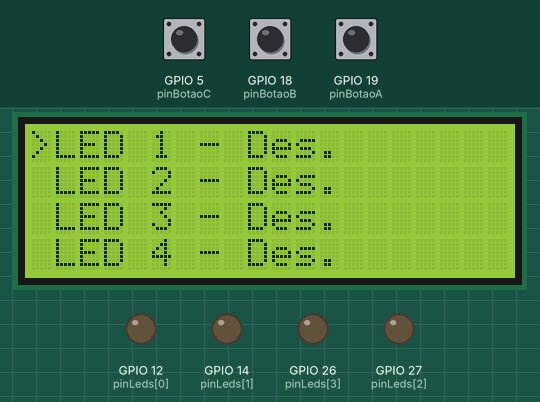
A program run on a simulated ESP32. Parts: 20×4 character LCD, output pins drawn as LEDs (lit = HIGH). Inputs (shaded band) come from the test bench; at power-on: GPIO 5 (pinBotaoC) HIGH, GPIO 19 (pinBotaoA) HIGH, GPIO 18 (pinBotaoB) HIGH.

Above: at 1.3 s.
1.4 s: GPIO 5 (pinBotaoC) pulled LOW for 0.15 s
3.0 s: GPIO 19 (pinBotaoA) pulled LOW for 0.15 s
At 3.3 s:
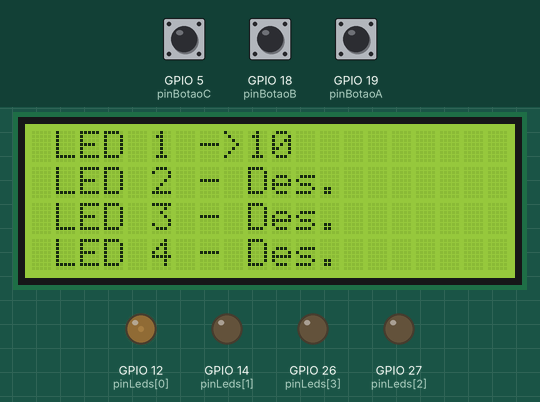
4.6 s: GPIO 5 (pinBotaoC) pulled LOW for 1 s
7.1 s: GPIO 18 (pinBotaoB) pulled LOW for 0.15 s
8.7 s: GPIO 5 (pinBotaoC) pulled LOW for 0.15 s
10.3 s: GPIO 19 (pinBotaoA) pulled LOW for 1 s
At 11.3 s:
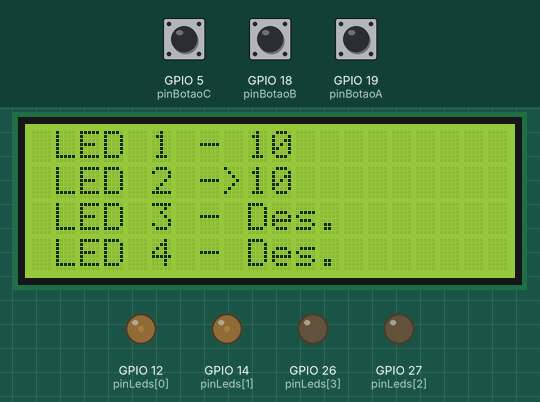
Timing chart, 0 to 13.3 s (numbered marks = the images above; inputs shaded):
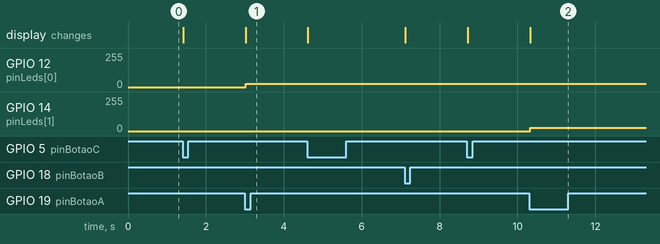

Measured:
- after the input at 3.0 s, GPIO 12 (pinLeds[0]): 0/255 → 25/255 at once; the display: changes at once (image 1)
- after the input at 10.3 s, GPIO 14 (pinLeds[1]): 0/255 → 25/255 at once; the display: changes at once (image 2)

The program:

main.cpp
```cpp
#include <Arduino.h>
#include <Bounce2.h>
#include <LiquidCrystal_I2C.h>

#define pinBotaoA 19
#define pinBotaoB 18
#define pinBotaoC 5

// Instancia de Objetos
Bounce botaoA = Bounce();
Bounce botaoB = Bounce();
Bounce botaoC = Bounce();

LiquidCrystal_I2C lcd(0x27, 20, 4);

// Prototipo das Funcoes
void apagarCaracterLcd(byte, byte);

// Criacao de Variaveis

// Vetor com os pinos dos Leds
byte pinLeds[4] = {12, 14, 27, 26};

void setup()
{
  Serial.begin(9600);

  botaoA.attach(pinBotaoA, INPUT_PULLUP);
  botaoB.attach(pinBotaoB, INPUT_PULLUP);
  botaoC.attach(pinBotaoC, INPUT_PULLUP);

  for (byte i = 0; i < sizeof(pinLeds); i++)
  {
    pinMode(pinLeds[i], OUTPUT);
  }

  lcd.init();
  lcd.backlight();
  lcd.setCursor(0, 0);
  lcd.print(">LED 1 - Des.");
  lcd.setCursor(0, 1);
  lcd.print(" LED 2 - Des.");
  lcd.setCursor(0, 2);
  lcd.print(" LED 3 - Des.");
  lcd.setCursor(0, 3);
  lcd.print(" LED 4 - Des.");
}

void loop()
{
  static bool modoSelecao = 1;
  static int contador = 0;
  static bool alteracao = 0;

  static int itnsLedA = 0;
  static int itnsLedB = 0;
  static int itnsLedC = 0;
  static int itnsLedD = 0;

  botaoA.update();
  botaoB.update();
  botaoC.update();

  // Botao C pressionado
  if (botaoC.fell())
  {
    alteracao = 1;
    modoSelecao = !modoSelecao;
  }

  // Botao B pressionado
  if (botaoB.fell())
  {
    alteracao = 1;
    if (modoSelecao)
    {
      contador++;
      if (contador > 3)
        contador = 0;
    }
    else
    {
      if (contador == 0 && itnsLedA > 0)
        itnsLedA -= 10;
      else if (contador == 1 && itnsLedB > 0)
        itnsLedB -= 10;
      else if (contador == 2 && itnsLedC > 0)
        itnsLedC -= 10;
      else if (contador == 3 && itnsLedD > 0)
        itnsLedD -= 10;
    }
  }

  // Botao A pressionado
  if (botaoA.fell())
  {
    alteracao = 1;
    if (modoSelecao)
    {
      contador--;
      if (contador < 0)
        contador = 3;
    }
    else
    {
      if (contador == 0 && itnsLedA < 100)
        itnsLedA += 10;
      else if (contador == 1 && itnsLedB < 100)
        itnsLedB += 10;
      else if (contador == 2 && itnsLedC < 100)
        itnsLedC += 10;
      else if (contador == 3 && itnsLedD < 100)
        itnsLedD += 10;
    }
  }

  // LCD
  if (alteracao) // executa somente se ouve alteração, ou seja, quando um botao for pressionado
  {
    alteracao = 0;

    if (modoSelecao) // modoSelecao == true
    {
      if (contador == 0) // verifica o valor da variavel contador, utilizado para posicionar a seta
      {
        lcd.setCursor(0, 0);
        lcd.print(">");

        apagarCaracterLcd(8, 0);
        apagarCaracterLcd(0, 1);
        apagarCaracterLcd(0, 3);
      }
      else if (contador == 1)
      {
        lcd.setCursor(0, 1);
        lcd.print(">");

        apagarCaracterLcd(8, 1);
        apagarCaracterLcd(0, 0);
        apagarCaracterLcd(0, 2);
      }
      else if (contador == 2)
      {
        lcd.setCursor(0, 2);
        lcd.print(">");

        apagarCaracterLcd(8, 2);
        apagarCaracterLcd(0, 1);
        apagarCaracterLcd(0, 3);
      }
      else // é 3
      {
        lcd.setCursor(0, 3);
        lcd.print(">");

        apagarCaracterLcd(8, 3);
        apagarCaracterLcd(0, 2);
        apagarCaracterLcd(0, 0);
      }
    }
    else // modoSelecao == false
    {
      if (contador == 0)
      {
        lcd.setCursor(8, 0);
        lcd.print(">");

        apagarCaracterLcd(0, 0);
        apagarCaracterLcd(8, 1);
        apagarCaracterLcd(8, 3);

        lcd.setCursor(9, 0);
        if (itnsLedA == 100)
          lcd.print("Max.");
        else if (itnsLedA == 0)
          lcd.print("Des.");
        else
          lcd.print(itnsLedA);
        lcd.print("  ");
      }
      else if (contador == 1)
      {
        lcd.setCursor(8, 1);
        lcd.print(">");

        apagarCaracterLcd(0, 1);
        apagarCaracterLcd(8, 0);
        apagarCaracterLcd(8, 2);

        lcd.setCursor(9, 1);
        if (itnsLedB == 100)
          lcd.print("Max.");
        else if (itnsLedB == 0)
          lcd.print("Des.");
        else
          lcd.print(itnsLedB);
        lcd.print("  ");
      }
      else if (contador == 2)
      {
        lcd.setCursor(8, 2);
        lcd.print(">");

        apagarCaracterLcd(0, 2);
        apagarCaracterLcd(8, 1);
        apagarCaracterLcd(8, 3);

        lcd.setCursor(9, 2);
        if (itnsLedC == 100)
          lcd.print("Max.");
        else if (itnsLedC == 0)
          lcd.print("Des.");
        else
          lcd.print(itnsLedC);
        lcd.print("  ");
      }
      else // é 3
      {
        lcd.setCursor(8, 3);
        lcd.print(">");

        apagarCaracterLcd(0, 3);
        apagarCaracterLcd(8, 2);
        apagarCaracterLcd(8, 0);

        lcd.setCursor(9, 3);
        if (itnsLedD == 100)
          lcd.print("Max.");
        else if (itnsLedD == 0)
          lcd.print("Des.");
        else
          lcd.print(itnsLedD);
        lcd.print("  ");
      }
    }

    // LEDs
    analogWrite(12, itnsLedA * 2.55);
    analogWrite(pinLeds[1], itnsLedB * 2.55);
    analogWrite(pinLeds[2], itnsLedC * 2.55);
    analogWrite(pinLeds[3], itnsLedD * 2.55);
  }
}

void apagarCaracterLcd(byte numCol, byte numLin)
{
  lcd.setCursor(numCol, numLin);
  lcd.print(" ");
}
```
